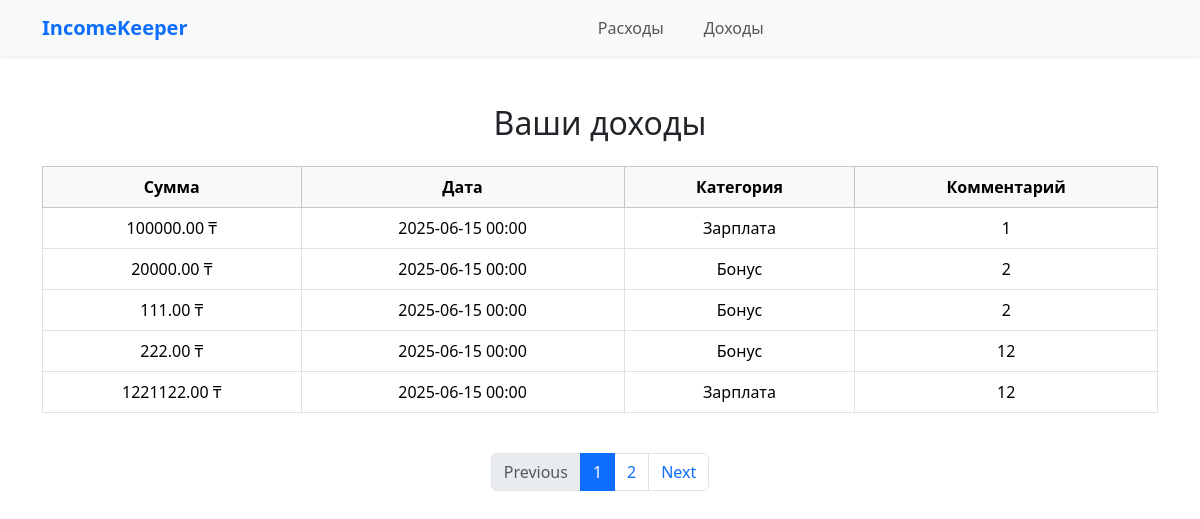
The app's page /income/ with its own data.
### income/models.py (models this page shows, shortened)
class Income(models.Model):
    amount = models.DecimalField(max_digits=10, decimal_places=2)
    date = models.DateTimeField(default=timezone.now)
    category = models.ForeignKey(IncomeCategory, on_delete=models.CASCADE, related_name='incomes')
    note = models.TextField(blank=True, null=True)
    class Meta:
        ordering = ['-date']

class IncomeCategory(models.Model):
    name = models.CharField(max_length=100)
    class Meta:
        verbose_name_plural = 'Income Categories'

### income/views.py (the view)
# urls.py: path("", views.IncomeListView.as_view(), name="income_list"),
class IncomeListView(ListView):
    model = Income
    template_name = "income_list.html"
    context_object_name = 'incomes'
    paginate_by = 5
    def get_queryset(self):
        return Income.objects.all()
    def get_total_income(self):
        return self.get_queryset().aggregate(total=Sum('amount'))['total'] or 0
    def get_context_data(self, **kwargs):
        context = super().get_context_data(**kwargs)
        context['total_income'] = self.get_total_income()
        return context

### income/templates/income/income_list.html (shortened to what this page needs)
{% extends 'main/base.html' %}
{% load static %}
{% block content %}
<div class="container mt-5">
    <h2 class="text-center mb-4">Ваши доходы</h2>
    {% if incomes %}
        <div class="table-responsive">
            <table class="table table-bordered table-hover text-center align-middle">
                <thead class="table-light">
                    <tr>
                        <th scope="col">Сумма</th>
                        <th scope="col">Дата</th>
                        <th scope="col">Категория</th>
                        <th scope="col">Комментарий</th>
                    </tr>
                </thead>
                <tbody>
                    {% for income in incomes %}
                    <tr>
                        <td>{{ income.amount }} ₸</td>
                        <td>{{ income.date|date:"Y-m-d H:i" }}</td>
                        <td>{{ income.category.name }}</td>
                        <td>{{ income.note|default:"—" }}</td>
                    </tr>
                    {% endfor %}
                </tbody>
            </table>
        </div>
    {% else %}
        <p class="text-center text-muted">Нет данных о расходах.</p>
    {% endif %}
    <nav aria-label="Page navigation" class="d-flex justify-content-center mt-4">
        <ul class="pagination">
            {% if page_obj.has_previous %}
                <li class="page-item">
                    <a class="page-link" href="?page={{ page_obj.previous_page_number }}">Previous</a>
                </li>
            {% else %}
                <li class="page-item disabled"><span class="page-link">Previous</span></li>
            {% endif %}
            {% for num in page_obj.paginator.page_range %}
                {% if page_obj.number == num %}
                    <li class="page-item active"><span class="page-link">{{ num }}</span></li>
                {% elif num > page_obj.number|add:'-3' and num < page_obj.number|add:'3' %}
                    <li class="page-item"><a class="page-link" href="?page={{ num }}">{{ num }}</a></li>
                {% endif %}
            {% endfor %}
            {% if page_obj.has_next %}
                <li class="page-item">
                    <a class="page-link" href="?page={{ page_obj.next_page_number }}">Next</a>
                </li>
            {% else %}
                <li class="page-item disabled"><span class="page-link">Next</span></li>
            {% endif %}
        </ul>
    </nav>
</div>
{% endblock content %}

### main/templates/main/base.html (shortened to what this page needs)
{% load static %}
<!DOCTYPE html>
<html lang="en">
<head>
    <link href="https://cdn.jsdelivr.net/npm/bootstrap@5.3.3/dist/css/bootstrap.min.css" rel="stylesheet">
</head>
<body>
    <nav class="navbar navbar-expand-lg navbar-light bg-light shadow-sm mb-4">
        <div class="container d-flex justify-content-between align-items-center">
            <a class="navbar-brand d-flex align-items-center" href="{% url "main:dashboard_view" %}">
                <span class="fw-bold text-primary">IncomeKeeper</span>
            </a>
            <div class="mx-auto">
                <ul class="navbar-nav flex-row gap-4">
                    <li class="nav-item">
                        <a class="nav-link" href="{% url 'expense:expense_list' %}">Расходы</a>
                    </li>
                    <li class="nav-item">
                        <a class="nav-link" href="{% url 'income:income_list' %}">Доходы</a>
                    </li>
                </ul>
            </div>
        </div>
    </nav>
    {% block content %}{% endblock content %}
</body>
</html>

### records on screen
Income: amount "100000.00", date "2025-06-15 00:00", category.name "Зарплата", note "1"
Income: amount "20000.00", date "2025-06-15 00:00", category.name "Бонус", note "2"
Income: amount "111.00", date "2025-06-15 00:00", category.name "Бонус", note "2"
Income: amount "222.00", date "2025-06-15 00:00", category.name "Бонус", note "12"
Income: amount "1221122.00", date "2025-06-15 00:00", category.name "Зарплата", note "12"

### other values on screen
{{ num }} "1"
{{ num }} "2"
